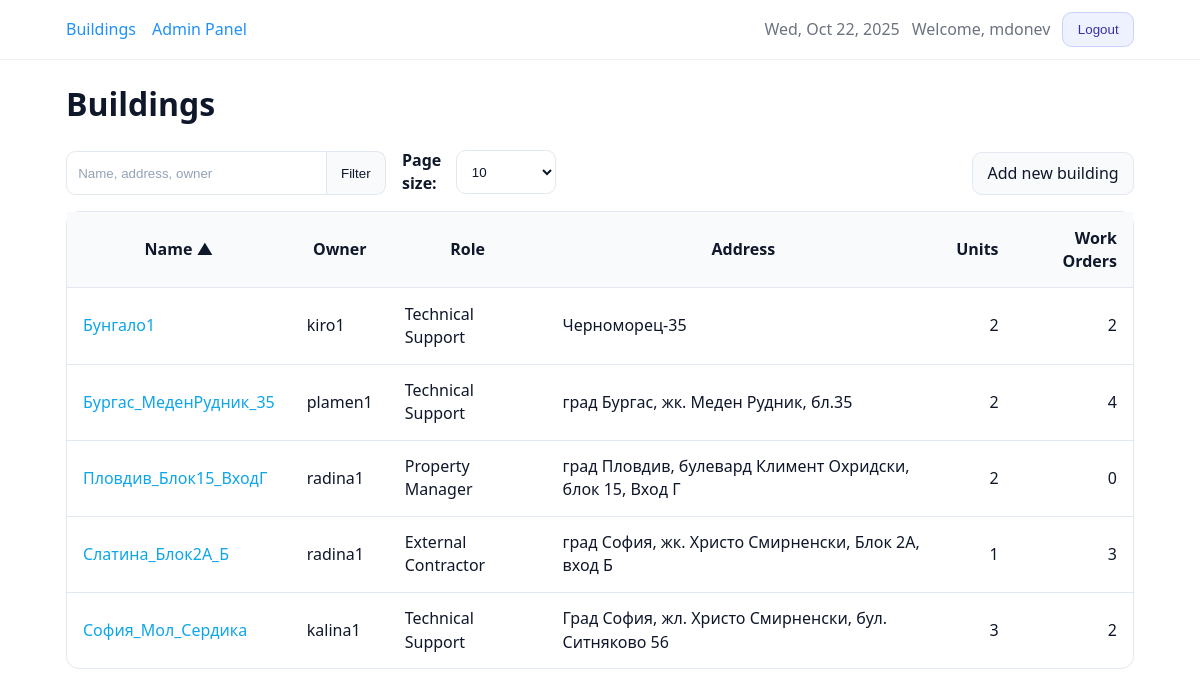
The app's page /buildings/ (signed in) with its own data.
### core/models.py (models this page shows, shortened)
class TimeStampedModel(models.Model):
    created_at = models.DateTimeField(auto_now_add=True, db_index=True)
    updated_at = models.DateTimeField(auto_now=True)
    class Meta:
        abstract = True

class Building(TimeStampedModel):
    class Role(models.TextChoices):
        TECH_SUPPORT = "TECH_SUPPORT", "Technical Support"
        PROPERTY_MANAGER = "PROPERTY_MANAGER", "Property Manager"
        EXTERNAL_CONTRACTOR = "EXTERNAL_CONTRACTOR", "External Contractor"
    owner = models.ForeignKey(
        settings.AUTH_USER_MODEL,
        on_delete=models.CASCADE,
        related_name="buildings",
    )
    name = models.CharField(max_length=255, db_index=True)
    address = models.CharField(max_length=512, blank=True)
    description = models.TextField(blank=True)
    role = models.CharField(
        max_length=32,
        choices=Role.choices,
        default=Role.TECH_SUPPORT,
    )
    objects = BuildingQuerySet.as_manager()
    class Meta:
        ordering = ["name", "id"]
    @property
    def units_count(self) -> int:
        val = getattr(self, "_units_count", None)
        return int(val) if val is not None else self.units.count()
    @property
    def work_orders_count(self) -> int:
        val = getattr(self, "_work_orders_count", None)
        if val is not None:
            return int(val)
        return self.work_orders.filter(
            archived_at__isnull=True,
            status__in=[WorkOrder.Status.OPEN, WorkOrder.Status.IN_PROGRESS],
        ).count()

### core/views.py (the view)
# urls.py: path("buildings/", views.BuildingListView.as_view(), name="buildings_list"),
class BuildingListView(LoginRequiredMixin, ListView):
    model = Building
    template_name = "core/buildings_list.html"
    context_object_name = "buildings"
    def get_paginate_by(self, queryset):
        try:
            return int(self.request.GET.get("per", 10))
        except (TypeError, ValueError):
            return 10
    def get_queryset(self):
        user = self.request.user
        qs = (
            Building.objects.visible_to(user)
            .with_unit_stats()
            .select_related("owner")
        )
        q = (self.request.GET.get("q") or "").strip()
        if q:
            qs = qs.filter(
                Q(name__icontains=q)
                | Q(address__icontains=q)
                | Q(owner__username__icontains=q)
            )
        sort = (self.request.GET.get("sort") or "name").strip()
        allow_owner_sort = user.is_staff or user.is_superuser
        allowed = {
            "name",
            "-name",
            "role",
            "-role",
            "address",
            "-address",
            "units_count",
            "-units_count",
            "work_orders_count",
            "-work_orders_count",
        }
        if allow_owner_sort:
            allowed.update({"owner", "-owner"})
        if sort not in allowed:
            sort = "name"
        sort_map = {
            "units_count": "_units_count",
            "work_orders_count": "_work_orders_count",
            "owner": "owner__username",
        }
        sort_field = sort
        if sort.lstrip("-") in sort_map:
            base = sort_map[sort.lstrip("-")]
            sort_field = "-" + base if sort.startswith("-") else base
        self._effective_sort = sort
        return qs.order_by(sort_field, "id")
    def get_context_data(self, **kwargs):
        ctx = super().get_context_data(**kwargs)
        ctx["q"] = (self.request.GET.get("q") or "").strip()
        try:
            ctx["per"] = int(self.request.GET.get("per", 10))
        except (TypeError, ValueError):
            ctx["per"] = 10
        ctx["sort"] = getattr(self, "_effective_sort", "name")
        ctx["show_owner_column"] = self.request.user.is_staff or self.request.user.is_superuser
        return ctx

### core/models.py (called while the page is built)
    def visible_to(self, user):
        if not user or not user.is_authenticated:
            return self.none()
        if user.is_staff or user.is_superuser:
            return self
        return self.filter(owner=user)

    def with_unit_stats(self):
        return self.annotate(
            _units_count=Count("units", distinct=True),
            _work_orders_count=Count(
                "work_orders",
                filter=Q(work_orders__archived_at__isnull=True)
                       & Q(work_orders__status__in=[
                            WorkOrder.Status.OPEN,
                            WorkOrder.Status.IN_PROGRESS
                         ]),
                distinct=True,
            ),
        )

### templates/core/buildings_list.html (shortened to what this page needs)
{% extends "base.html" %}
{% block content %}
  <h1>Buildings</h1>
  <div class="row space-between" style="gap:1rem; flex-wrap:wrap; align-items:flex-end; margin:.5rem 0 1rem;">
    <form method="get" class="row" style="gap:1rem; flex-wrap:wrap; align-items:flex-end;">
      <div class="input-group joined" style="flex:1; min-width:320px; max-width:640px;">
        <input id="id_q" class="input-search" type="text" name="q" value="{{ q }}" placeholder="Name, address, owner"/>
        <button class="btn" type="submit">Filter</button>
      </div>
      <div class="row" style="gap:.5rem; align-items:center;">
        <label for="id_per" style="margin:0;">Page size:</label>
        <select id="id_per" name="per" onchange="this.form.submit()">
          <option value="10"  {% if per == 10  %}selected{% endif %}>10</option>
        </select>
      </div>
    </form>
    <a class="btn" href="{% url 'building_create' %}">Add new building</a>
  </div>
  <div class="table-wrap">
    <table class="bm-table">
      <thead>
        <tr>
          <th>
            {% with field='name' %}
              {% if sort == field %}
                <a href="?q={{ q|urlencode }}&sort=-name&per={{ per }}">Name ▲</a>
              {% elif sort == '-'|add:field %}
                <a href="?q={{ q|urlencode }}&sort=name&per={{ per }}">Name ▼</a>
              {% else %}
                <a href="?q={{ q|urlencode }}&sort=name&per={{ per }}">Name</a>
              {% endif %}
            {% endwith %}
          </th>
          {% if show_owner_column %}
            <th>
              {% with field='owner' %}
                {% if sort == field %}
                  <a href="?q={{ q|urlencode }}&sort=-owner&per={{ per }}">Owner ▲</a>
                {% elif sort == '-'|add:field %}
                  <a href="?q={{ q|urlencode }}&sort=owner&per={{ per }}">Owner ▼</a>
                {% else %}
                  <a href="?q={{ q|urlencode }}&sort=owner&per={{ per }}">Owner</a>
                {% endif %}
              {% endwith %}
            </th>
          {% endif %}
          <th>
            {% with field='role' %}
              {% if sort == field %}
                <a href="?q={{ q|urlencode }}&sort=-role&per={{ per }}">Role ▲</a>
              {% elif sort == '-'|add:field %}
                <a href="?q={{ q|urlencode }}&sort=role&per={{ per }}">Role ▼</a>
              {% else %}
                <a href="?q={{ q|urlencode }}&sort=role&per={{ per }}">Role</a>
              {% endif %}
            {% endwith %}
          </th>
          <th>
            {% with field='address' %}
              {% if sort == field %}
                <a href="?q={{ q|urlencode }}&sort=-address&per={{ per }}">Address ▲</a>
              {% elif sort == '-'|add:field %}
                <a href="?q={{ q|urlencode }}&sort=address&per={{ per }}">Address ▼</a>
              {% else %}
                <a href="?q={{ q|urlencode }}&sort=address&per={{ per }}">Address</a>
              {% endif %}
            {% endwith %}
          </th>
          <th class="text-right">
            {% with field='units_count' %}
              {% if sort == field %}
                <a href="?q={{ q|urlencode }}&sort=-units_count&per={{ per }}">Units ▲</a>
              {% elif sort == '-'|add:field %}
                <a href="?q={{ q|urlencode }}&sort=units_count&per={{ per }}">Units ▼</a>
              {% else %}
                <a href="?q={{ q|urlencode }}&sort=units_count&per={{ per }}">Units</a>
              {% endif %}
            {% endwith %}
          </th>
          <th class="text-right">
            {% with field='work_orders_count' %}
              {% if sort == field %}
                <a href="?q={{ q|urlencode }}&sort=-work_orders_count&per={{ per }}">Work Orders▲</a>
              {% elif sort == '-'|add:field %}
                <a href="?q={{ q|urlencode }}&sort=work_orders_count&per={{ per }}">Work Orders▼</a>
              {% else %}
                <a href="?q={{ q|urlencode }}&sort=work_orders_count&per={{ per }}">Work Orders</a>
              {% endif %}
            {% endwith %}
          </th>
        </tr>
      </thead>
      <tbody>
        {% for b in buildings %}
          <tr>
            <td><a href="{% url 'building_detail' b.id %}">{{ b.name }}</a></td>
            {% if show_owner_column %}
              <td>{{ b.owner }}</td>
            {% endif %}
            <td>{{ b.get_role_display }}</td>
            <td>{{ b.address }}</td>
            <td class="text-right">{{ b.units_count }}</td>
            <td class="text-right">{{ b.work_orders_count }}</td>
          </tr>
        {% empty %}
          <tr><td colspan="{{ show_owner_column|yesno:'6,5' }}">No buildings found.</td></tr>
        {% endfor %}
      </tbody>
    </table>
  </div>
{% endblock %}

### templates/base.html (shortened to what this page needs)
{% load static %}
<!doctype html>
<html lang="en">
  <head>
    <link rel="stylesheet" href="{% static 'css/app.css' %}?v={% now 'U' %}"/>
  </head>
  <body class="{% block body_class %}{% endblock %}">
    <header style="border-bottom:1px solid #eef2f6; background:#fff;">
      <div style="max-width:1100px; margin:0 auto; padding:.75rem 1rem;">
        <div style="display:flex; justify-content:space-between; align-items:center; gap:1rem;">
          <nav style="display:flex; gap:1rem; align-items:center;" aria-label="Primary">
            {% block topbar_left %}
              <a href="{% url 'buildings_list' %}" style="text-decoration:none; color:#1e90ff;">Buildings</a>
              {% if user.is_staff %}
                <a href="{% url 'admin:index' %}" style="text-decoration:none; color:#1e90ff;">Admin Panel</a>
              {% endif %}
            {% endblock %}
          </nav>
          <div style="display:flex; gap:.75rem; align-items:center; white-space:nowrap;">
            {% block topbar_right %}
              {% if user.is_authenticated %}
                <time datetime="{% now 'c' %}" style="color:#6b7280;">{% now 'D, M j, Y' %}</time>
                <span style="color:#6b7280;">Welcome, {{ user.get_full_name|default:user.username }}</span>
                <form action="{% url 'logout' %}" method="post" style="display:inline;">
                  <button type="submit" class="btn btn-secondary">Logout</button>
                </form>
              {% else %}
                <a class="btn" href="{% url 'login' %}">Login</a>
              {% endif %}
            {% endblock %}
          </div>
        </div>
      </div>
    </header>
    <main style="max-width:1100px; margin:1.25rem auto; padding:0 1rem;">
      {% block content %}{% endblock %}
    </main>
  </body>
</html>

### static/css/app.css (style rules this page uses)
*, *::before, *::after { box-sizing: border-box; }
html, body { height: 100%; }
body { margin: 0; font-family: ui-sans-serif, system-ui, -apple-system, Segoe UI, Roboto, Helvetica, Arial; line-height: 1.45; color: #0f172a; background: #fff; }
a { color: #0ea5e9; text-decoration: none; }
.row { display: flex; align-items: center; }
.space-between { justify-content: space-between; }
.text-right { text-align: right; }
.btn { --bg: #f8fafc; --bd: #e2e8f0; --fg: #0f172a; display:inline-flex;align-items:center;justify-content:center; padding:.55rem .9rem;border:1px solid var(--bd);border-radius:.6rem; background:var(--bg);color:var(--fg);font-weight:500;cursor:pointer;user-select:none; transition: background-color .15s ease, border-color .15s ease, color .15s ease; text-decoration: none; }
a.btn { display:inline-flex; align-items:center; justify-content:center; }
a.btn, a.btn:visited { color: var(--fg); text-decoration: none; }
.btn-secondary { --bg:#eef2ff; --bd:#c7d2fe; --fg:#3730a3; }
label { font-weight: 600; color: #0f172a; display:inline-block; margin-bottom:.35rem; }
.input, input[type=text], input[type=password], input[type=email], input[type=tel], input[type=number], input[type=date], select, textarea { width:100%; display:block; padding:.6rem .7rem; border:1px solid #e2e8f0; border-radius:.6rem; background:#fff; color:#0f172a; outline:none; transition: border-color .15s ease, box-shadow .15s ease; box-sizing: border-box; }
.input, input[type=text], input[type=password], input[type=email], input[type=tel], input[type=number], input[type=date], select { height: 44px; line-height: 1.4; }
.input::placeholder, input::placeholder, textarea::placeholder { color:#94a3b8; }
.input-search { padding:.65rem .8rem; }
.input-group.joined { display:flex; }
.input-group.joined > .input-search { border-top-right-radius:0;border-bottom-right-radius:0;flex:1 1 auto; }
.input-group.joined > .btn { border-top-left-radius:0;border-bottom-left-radius:0;border-left:0; }
.table-wrap { overflow-x:auto; }
.bm-table { width:100%; border-collapse:separate; border-spacing:0; border:1px solid #e2e8f0; border-radius:.8rem; background:#fff; }
.bm-table th, .bm-table td { padding:.9rem 1rem; border-bottom:1px solid #e2e8f0; vertical-align:middle; }
.bm-table thead th { position:sticky; top:0; z-index:1; background:#f8fafc; font-weight:700; color:#0f172a; }
.bm-table tr:last-child td { border-bottom:0; }
.bm-table th a { color:inherit; text-decoration:none; }
.bm-table a { text-underline-offset:2px; }

### records on screen
Building: name "Бунгало1", owner "kiro1", role "Technical Support", address "Черноморец-35", units_count "2", work_orders_count "2"
Building: name "Бургас_МеденРудник_35", owner "plamen1", role "Technical Support", address "град Бургас, жк. Меден Рудник, бл.35", units_count "2", work_orders_count "4"
Building: name "Пловдив_Блок15_ВходГ", owner "radina1", role "Property Manager", address "град Пловдив, булевард Климент Охридски, блок 15, Вход Г", units_count "2", work_orders_count "0"
Building: name "Слатина_Блок2А_Б", owner "radina1", role "External Contractor", address "град София, жк. Христо Смирненски, Блок 2А, вход Б", units_count "1", work_orders_count "3"
Building: name "София_Мол_Сердика", owner "kalina1", role "Technical Support", address "Град София, жл. Христо Смирненски, бул. Ситняково 56", units_count "3", work_orders_count "2"

### other values on screen
{{ user.get_full_name|default:user.username }} "mdonev"
